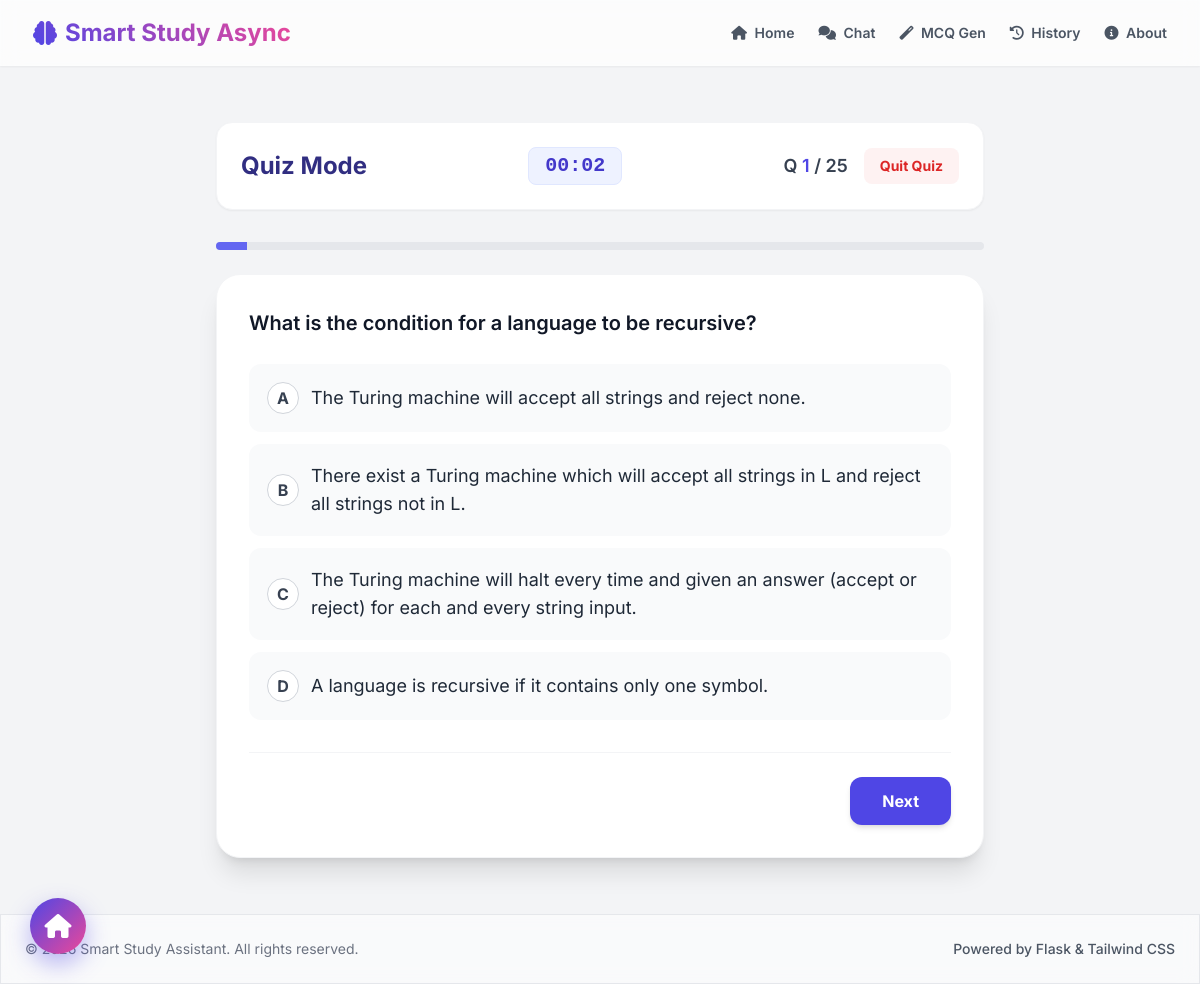
Screenshot of /quiz/10 with the database file from the repository.
### tables this page shows
CREATE TABLE mcqs (
            id INTEGER PRIMARY KEY AUTOINCREMENT,
            set_id INTEGER NOT NULL,
            question TEXT NOT NULL,
            option_a TEXT NOT NULL,
            option_b TEXT NOT NULL,
            option_c TEXT NOT NULL,
            option_d TEXT NOT NULL,
            correct_answer TEXT NOT NULL,
            explanation TEXT NOT NULL,
            FOREIGN KEY (set_id) REFERENCES mcq_sets (id)
        );

### app.py (the view)
@app.route('/quiz/<int:set_id>')
def quiz_page(set_id):
    mcqs = get_mcqs_by_set(set_id)
    if not mcqs:
        return redirect(url_for('history_page'))
    return render_template('quiz.html', set_id=set_id, mcqs=mcqs)

### db.py (called while the page is built)
def get_db_connection():
    conn = sqlite3.connect(DB_PATH, check_same_thread=False)
    conn.row_factory = sqlite3.Row
    return conn

def get_mcqs_by_set(set_id):
    conn = get_db_connection()
    mcqs = conn.execute('SELECT * FROM mcqs WHERE set_id = ? ORDER BY id ASC', (set_id,)).fetchall()
    conn.close()
    return [dict(row) for row in mcqs]

### templates/quiz.html (shortened to what this page needs)
{% extends "base.html" %}
{% block content %}
<div class="w-full max-w-3xl mx-auto my-10">
    <div class="mb-8 bg-white p-6 rounded-2xl shadow-sm border border-gray-100 flex justify-between items-center text-gray-700">
        <h2 class="text-2xl font-bold text-indigo-900 hidden sm:block">Quiz Mode</h2>
        <div class="text-center mx-auto sm:mx-0">
            <div id="timerDisplay" class="font-mono text-xl font-bold bg-indigo-50 text-indigo-700 px-4 py-1 rounded-lg border border-indigo-100">00:00</div>
        </div>
        <div class="flex items-center gap-4">
            <span class="font-semibold text-lg">Q <span id="currentQInfo" class="text-indigo-600">1</span> / <span id="totalQInfo">{{ mcqs|length }}</span></span>
            <button id="quitBtn" class="bg-red-50 hover:bg-red-600 text-red-600 hover:text-white px-4 py-2 rounded-lg font-bold transition text-sm">Quit Quiz</button>
        </div>
    </div>
    <div class="mb-6 relative w-full h-2 bg-gray-200 rounded-full overflow-hidden">
        <div id="progressBar" class="absolute top-0 left-0 h-full bg-indigo-500 transition-all duration-300 w-0"></div>
    </div>
    <div id="quizContainer" class="bg-white rounded-3xl shadow-xl p-8 border border-gray-100 relative min-h-[400px]">
        {% for mcq in mcqs %}
        <div class="question-pane hidden space-y-6" data-index="{{ loop.index0 }}" data-correct="{{ mcq.correct_answer }}">
            <h3 class="text-xl font-semibold text-gray-900 leading-relaxed">{{ mcq.question }}</h3>
            <div class="space-y-3 options-container">
                {% set outer_idx = loop.index0 %}
                {% for opt_key, opt_val in {'A': mcq.option_a, 'B': mcq.option_b, 'C': mcq.option_c, 'D': mcq.option_d}.items() %}
                <label class="option-label block relative cursor-pointer group">
                    <div class="bg-gray-50 border-2 border-transparent rounded-xl p-4 peer-checked:border-indigo-500 peer-checked:bg-indigo-50 transition group-hover:bg-gray-100 flex items-center gap-3 option-box">
                        <span class="w-8 h-8 rounded-full bg-white text-gray-700 font-bold border border-gray-300 flex items-center justify-center shrink-0 peer-checked:bg-indigo-600 peer-checked:text-white peer-checked:border-transparent transition option-letter">{{ opt_key }}</span>
                        <span class="text-gray-800 text-lg">{{ opt_val }}</span>
                    </div>
                </label>
                {% endfor %}
            </div>
        </div>
        {% endfor %}
        <div class="mt-8 flex justify-between items-center border-t border-gray-100 pt-6">
            <button id="nextBtn" class="bg-indigo-600 text-white px-8 py-3 rounded-xl font-bold shadow-md hover:bg-indigo-700 transition">Next</button>
        </div>
    </div>
</div>
{% endblock %}

### templates/base.html (style rules this page uses)
body { font-family: 'Inter', sans-serif; background-color: #f3f4f6; }

### rows the page displays
mcqs: question "What is the condition for a language to be recursive?", opt_key "A", option_a "The Turing machine will accept all strings and reject none.", correct_answer "B", option_b "There exist a Turing machine which will accept all strings in L and reject all strings not in L.", opt_key "C", option_c "The Turing machine will halt every time and given an answer (accept or reject) for each and every string input.", opt_key "D", option_d "A language is recursive if it contains only one symbol."

### other values shown
{{ mcqs|length }} "25"
